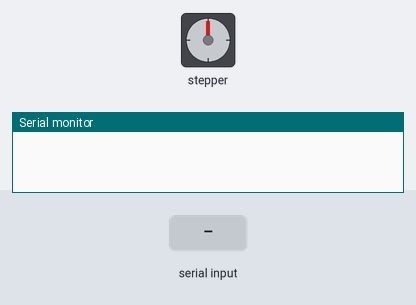
Simulated run of this sketch. Board: Arduino Uno, built with avr-gcc and run on an emulated ATmega328P. Parts: stepper motor, the last lines printed to the serial monitor. Inputs (shaded band) come from the test bench. Stepper angles assume 200 steps per turn.

Above: at 1.2 s.
1.3 s: "x90\n" received over Serial
At 3.0 s:
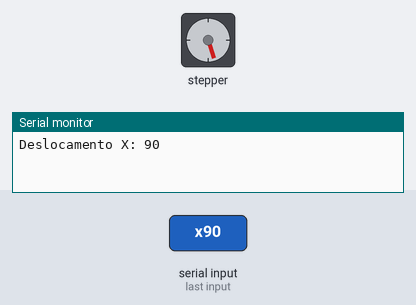
3.3 s: "a90\n" received over Serial
At 4.5 s:
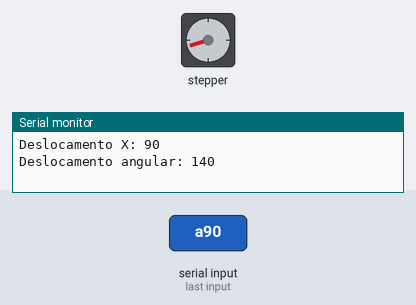
7.6 s: "x,45\n" received over Serial
At 9.1 s:
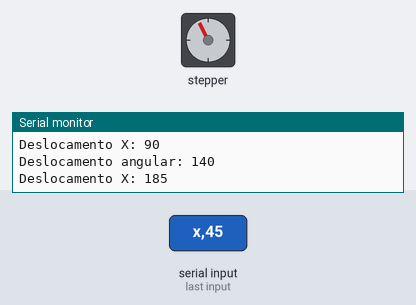
9.4 s: "h90\n" received over Serial
At 9.85 s:
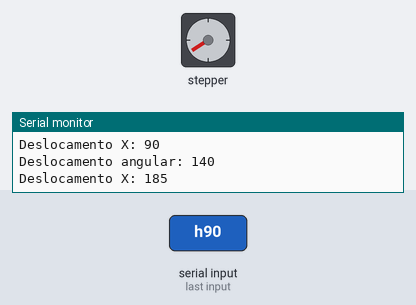
11.8 s: "a,45\n" received over Serial
At 13.0 s:
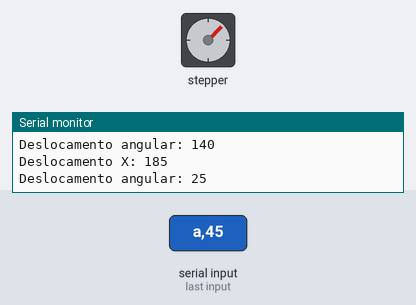
Timing chart, 0 to 14.5 s (numbered marks = the images above; inputs shaded):
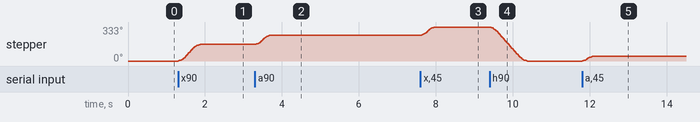

The sketch:

ESP8266-Motor.ino
```cpp
#include <AccelStepper.h>

boolean infoCompleta = false;
int deslocamentoX = 0;
int deslocamentoA = 0;
int passos = 200;
int angle = 360;

AccelStepper stepperX(AccelStepper::DRIVER, 2, 0); // (dir, step) Defaults to AccelStepper::DRIVER (2 pins) on 2, 3

void setup() {
  Serial.begin(9600);
  stepperX.setMaxSpeed(250);
  stepperX.setAcceleration(1000);
}

void loop() {
  ESPserialEvent();
  if (infoCompleta) {
    stepperX.moveTo(deslocamentoX);
    infoCompleta = false;
  }
  if (stepperX.distanceToGo() != 0) {
    stepperX.run();
  }
}

void ESPserialEvent() {
  while (Serial.available()) {
    int velocidade;
    char c = Serial.read();
    switch (c)
    {
      case 'x':
        deslocamentoX += Serial.parseInt();
        Serial.print("Deslocamento X: ");
        Serial.println(deslocamentoX);
        break;
      case 'v':
        velocidade = Serial.parseInt();
        stepperX.setMaxSpeed(velocidade);
        Serial.print("Velocidade: ");
        Serial.println(velocidade);
        break;
      case 'h':
        deslocamentoX = 0;
        break;
      case 'a':
        deslocamentoA = (int)((Serial.parseInt() * passos)/angle);
        deslocamentoX += deslocamentoA;
        Serial.print("Deslocamento angular: ");
        Serial.println(deslocamentoX);
        break;
    }
    infoCompleta = c == '\n';
  }
}
```

Measured:
- after the input at 1.3 s, stepper: turns 162° clockwise in 0.57 s, starting at once
- after the input at 3.3 s, stepper: turns 90° clockwise in 0.37 s, starting at once
- after the input at 7.6 s, stepper: turns 81° clockwise in 0.37 s, starting at once
- after the input at 9.4 s, stepper: turns 333° counter-clockwise in 0.97 s, starting at once
- after the input at 11.8 s, stepper: turns 45° clockwise in 0.26 s, starting at once
